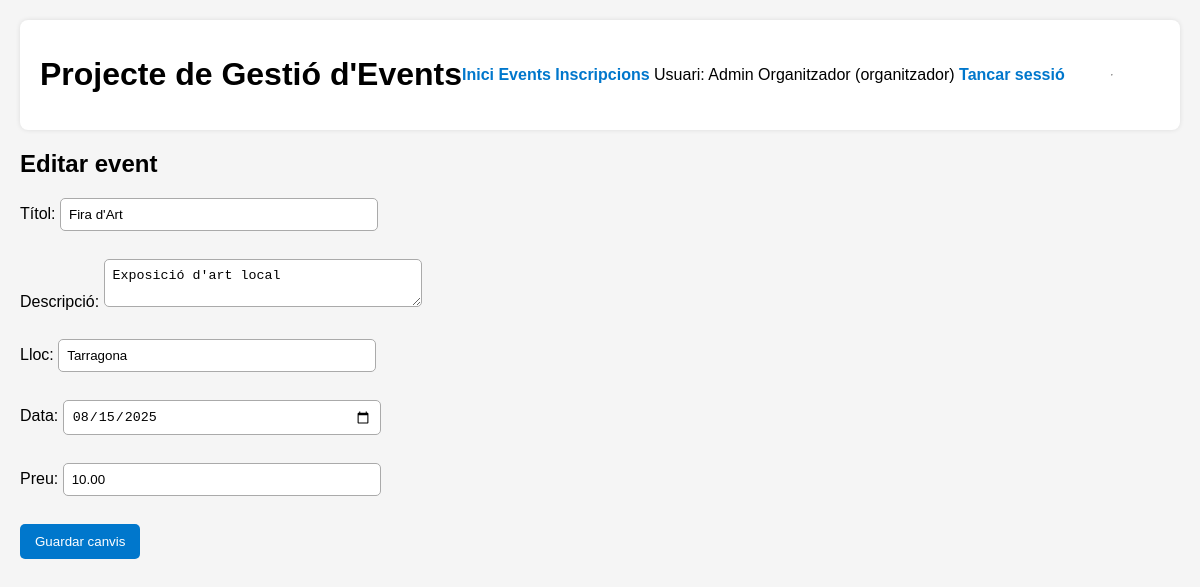
Page /events/event_edit.php?id=4 (signed in) on the committed database.
### tables this page shows
CREATE TABLE events (
    id INT AUTO_INCREMENT PRIMARY KEY,
    title VARCHAR(150) NOT NULL,
    description TEXT,
    location VARCHAR(150),
    event_date DATE NOT NULL,
    price DECIMAL(10,2) DEFAULT 0.00,
    created_by INT NOT NULL,
    created_at DATETIME DEFAULT CURRENT_TIMESTAMP,
    FOREIGN KEY (created_by) REFERENCES users(id)
);

### events/event_edit.php (the view, shortened to what this page needs)
<?php
require_once "../config/config.php";
$id = (int)($_GET["id"] ?? 0);
$sql = "SELECT * FROM events WHERE id = ?";
$stmt = mysqli_prepare($conn, $sql);
mysqli_stmt_bind_param($stmt, "i", $id);
mysqli_stmt_execute($stmt);
$result = mysqli_stmt_get_result($stmt);
$event = mysqli_fetch_assoc($result);
?>
<?php include "../includes/header.php"; ?>
<h2>Editar event</h2>
<form method="post">
    <label>Títol:
        <input type="text" name="title" value="<?php echo $event["title"]; ?>">
    </label><br>
    <label>Descripció:
        <textarea name="description"><?php echo $event["description"]; ?></textarea>
    </label><br>
    <label>Lloc:
        <input type="text" name="location" value="<?php echo $event["location"]; ?>">
    </label><br>
    <label>Data:
        <input type="date" name="event_date" value="<?php echo $event["event_date"]; ?>">
    </label><br>
    <label>Preu:
        <input type="number" step="0.01" name="price" value="<?php echo $event["price"]; ?>">
    </label><br>
    <button type="submit">Guardar canvis</button>
</form>
<?php include "../includes/footer.php"; ?>

### assets/css/styles.css (style rules this page uses)
body { font-family: Arial, sans-serif; margin: 20px; background: #f5f5f5; }
h2 { margin-top: 0; }
form label { display: block; margin-bottom: 10px; }
input, textarea, select { width: 300px; padding: 8px; border-radius: 5px; border: 1px solid #aaa; }
button { padding: 10px 15px; background: #0077cc; color: white; border: none; border-radius: 5px; cursor: pointer; }

### rows in the picture
events: title "Fira d'Art", description "Exposició d'art local", location "Tarragona", event_date "08/15/2025", price "10.00"

### other values in the picture
$_SESSION['user_name'] "Admin Organitzador"
$_SESSION['user_role'] "organitzador"
